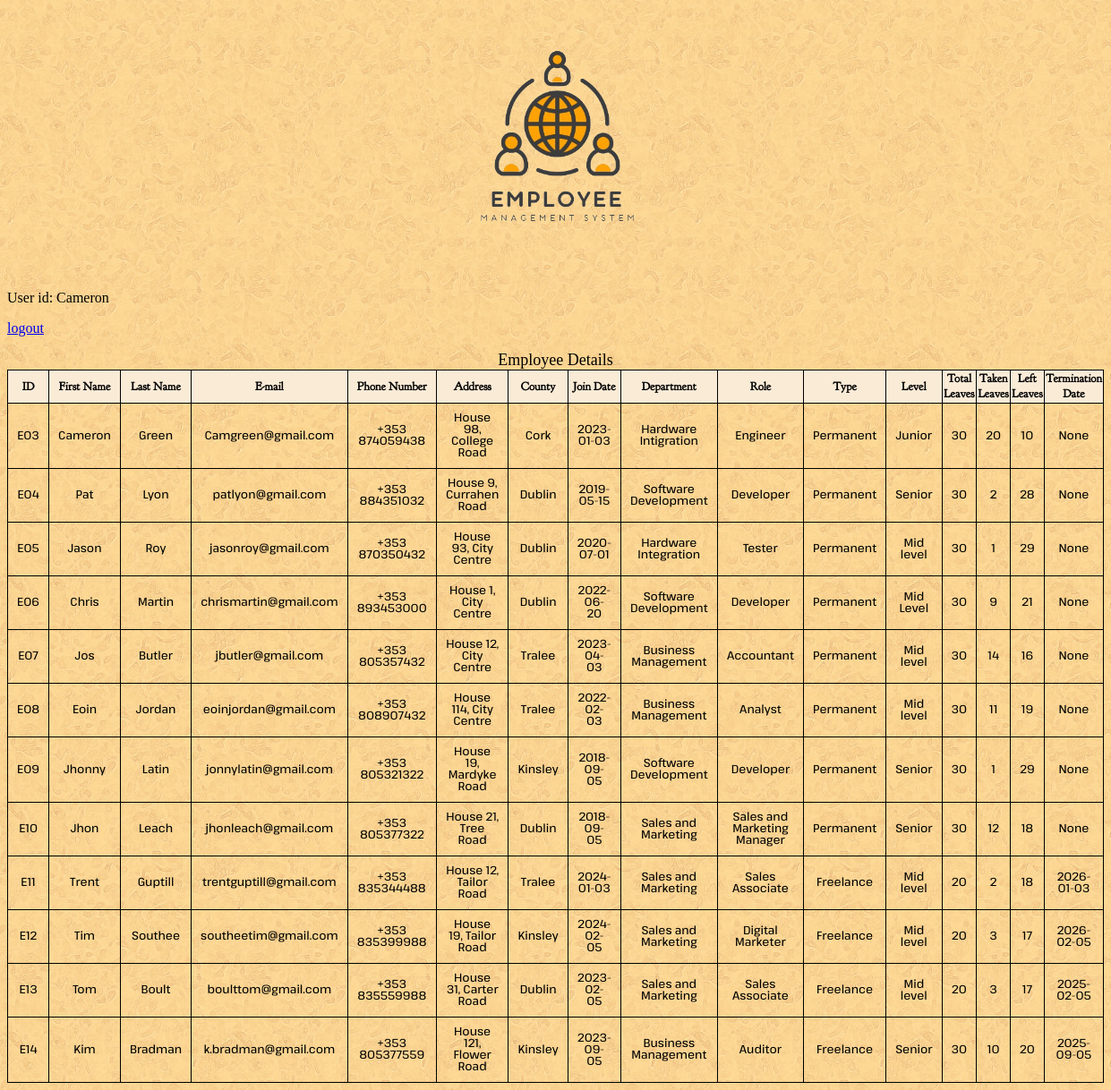
Page /showdetails (signed in) on the committed database.
### tables this page shows
CREATE TABLE details(
ID TEXT(5) PRIMARY KEY,
First_name TEXT (30),
Last_name TEXT (30),
E_mail TEXT(100),
Phone_Number TEXT (14),
Address TEXT,
County TEXT,
Join_date DATE,
Department TEXT (30),
Role TEXT (30),
Type TEXT(20),
level TEXT,
Total_leaves INT (20),
Taken_leaves INT(20),
Left_leaves INT(20),
Termination_date DATE );

### app.py (the view)
@app.route("/showdetails", methods = ["GET", "POST"])
def all_details():
    db = get_db()
    details = db.execute("""SELECT * FROM details;""").fetchall()
    return render_template("showdetails.html", caption = "Employee Details", details = details)

### app.py (called while the page is built)
@app.before_request
def load_logged_in_user():
    g.user = session.get("loginID", None)
    g.admin = session.get("ID")

### database.py (called while the page is built)
def get_db():
    if "db" not in g:
        g.db = sqlite3.connect(DATABASE,
            detect_types=sqlite3.PARSE_DECLTYPES
        )
        g.db.row_factory = sqlite3.Row
    return g.db

### templates/showdetails.html
{% extends "base.html" %}
{% block main_content %}
    <form action="" method = "POST" novalidate>
        <table id="maintable">
            <caption>{{caption}}</caption>
            <th>ID</th>
            <th>First Name</th>
            <th>Last Name</th>
            <th>E-mail</th>
            <th>Phone Number</th>
            <th>Address</th>
            <th>County</th>
            <th>Join Date</th>
            <th>Department</th>
            <th>Role</th>
            <th>Type</th>
            <th>Level</th>
            <th>Total Leaves</th>
            <th>Taken Leaves</th>
            <th>Left Leaves</th>
            <th>Termination Date</th>
            {% for detail in details %}
            <tr>
                <td id="detail">{{ detail["ID"] }}</td>
                <td id="detail">{{ detail["First_name"] }}</td>
                <td id="detail">{{ detail["Last_name"] }}</td>
                <td id="detail">{{ detail["E_mail"] }}</td>
                <td id="detail">{{ detail["Phone_Number"] }}</td>
                <td id="detail">{{ detail["Address"] }}</td>
                <td id="detail">{{ detail["County"] }}</td>
                <td id="detail">{{ detail["Join_date"] }}</td>
                <td id="detail">{{ detail["Department"] }}</td>
                <td id="detail">{{ detail["Role"] }}</td>
                <td id="detail">{{ detail["Type"] }}</td>
                <td id="detail">{{ detail["level"] }}</td>
                <td id="detail">{{ detail["Total_leaves"] }}</td>
                <td id="detail">{{ detail["Taken_leaves"] }}</td>
                <td id="detail">{{ detail["left_leaves"] }}</td>
                <td id="detail">{{ detail["Termination_date"] }}</td>
            </tr>
            {% endfor %}
        </table>
    </form>
{% endblock %}

### templates/base.html (shortened to what this page needs)
<!DOCTYPE html>
<html lang="en">
<head>
    <link rel="stylesheet" href="{{ url_for('static', filename = 'styles.css') }}">
    <img id = "Logo" src="{{ url_for('static', filename = 'logo.png') }}" alt = "Logo" />
</head>
<body>
        {% if g.admin %}
            <p>Admin id: {{ g.admin }}</p>
            <p> <a href="{{ url_for('logout') }}">logout</a> </p>
        {% elif g.user %}
            <p>User id: {{ g.user }}</p>
            <p> <a href="{{ url_for('logout') }}">logout</a> </p>
        {% endif %}
    {% block main_content %}
    {% endblock %}
</body>
</html>

### static/styles.css (style rules this page uses)
html { background-image: url(background.jpg); }
table { border-collapse: collapse; }
th,td { border: 1px solid black; font-family: Kamillo; }
th { background-color: antiquewhite; font-family: Bookletter; }
#Logo { display: flex; text-align: center; margin: auto; height: 300px; width: 300px; }
#maintable { font-size: small; }
#detail { text-align: center; padding: 10px; }
caption { font-size: large; }

### rows in the picture
details: user "Cameron", ID "E03", First_name "Cameron", Last_name "Green", E_mail "Camgreen@gmail.com", Phone_Number "+353 874059438", Address "House 98, College Road", County "Cork", Join_date "2023-01-03", Department "Hardware Intigration", Role "Engineer", Type "Permanent", level "Junior", Total_leaves "30", Taken_leaves "20", left_leaves "10", Termination_date "None"
details: ID "E04", First_name "Pat", Last_name "Lyon", E_mail "patlyon@gmail.com", Phone_Number "+353 884351032", Address "House 9, Currahen Road", County "Dublin", Join_date "2019-05-15", Department "Software Development", Role "Developer", Type "Permanent", level "Senior", Total_leaves "30", Taken_leaves "2", left_leaves "28", Termination_date "None"
details: ID "E05", First_name "Jason", Last_name "Roy", E_mail "jasonroy@gmail.com", Phone_Number "+353 870350432", Address "House 93, City Centre", County "Dublin", Join_date "2020-07-01", Department "Hardware Integration", Role "Tester", Type "Permanent", level "Mid level", Total_leaves "30", Taken_leaves "1", left_leaves "29", Termination_date "None"
details: ID "E06", First_name "Chris", Last_name "Martin", E_mail "chrismartin@gmail.com", Phone_Number "+353 893453000", Address "House 1, City Centre", County "Dublin", Join_date "2022-06-20", Department "Software Development", Role "Developer", Type "Permanent", level "Mid Level", Total_leaves "30", Taken_leaves "9", left_leaves "21", Termination_date "None"
details: ID "E07", First_name "Jos", Last_name "Butler", E_mail "jbutler@gmail.com", Phone_Number "+353 805357432", Address "House 12, City Centre", County "Tralee", Join_date "2023-04-03", Department "Business Management", Role "Accountant", Type "Permanent", level "Mid level", Total_leaves "30", Taken_leaves "14", left_leaves "16", Termination_date "None"
details: ID "E08", First_name "Eoin", Last_name "Jordan", E_mail "eoinjordan@gmail.com", Phone_Number "+353 808907432", Address "House 114, City Centre", County "Tralee", Join_date "2022-02-03", Department "Business Management", Role "Analyst", Type "Permanent", level "Mid level", Total_leaves "30", Taken_leaves "11", left_leaves "19", Termination_date "None"
details: ID "E09", First_name "Jhonny", Last_name "Latin", E_mail "jonnylatin@gmail.com", Phone_Number "+353 805321322", Address "House 19, Mardyke Road", County "Kinsley", Join_date "2018-09-05", Department "Software Development", Role "Developer", Type "Permanent", level "Senior", Total_leaves "30", Taken_leaves "1", left_leaves "29", Termination_date "None"
details: ID "E10", First_name "Jhon", Last_name "Leach", E_mail "jhonleach@gmail.com", Phone_Number "+353 805377322", Address "House 21, Tree Road", County "Dublin", Join_date "2018-09-05", Department "Sales and Marketing", Role "Sales and Marketing Manager", Type "Permanent", level "Senior", Total_leaves "30", Taken_leaves "12", left_leaves "18", Termination_date "None"
details: ID "E11", First_name "Trent", Last_name "Guptill", E_mail "trentguptill@gmail.com", Phone_Number "+353 835344488", Address "House 12, Tailor Road", County "Tralee", Join_date "2024-01-03", Department "Sales and Marketing", Role "Sales Associate", Type "Freelance", level "Mid level", Total_leaves "20", Taken_leaves "2", left_leaves "18", Termination_date "2026-01-03"
details: ID "E12", First_name "Tim", Last_name "Southee", E_mail "southeetim@gmail.com", Phone_Number "+353 835399988", Address "House 19, Tailor Road", County "Kinsley", Join_date "2024-02-05", Department "Sales and Marketing", Role "Digital Marketer", Type "Freelance", level "Mid level", Total_leaves "20", Taken_leaves "3", left_leaves "17", Termination_date "2026-02-05"
details: ID "E13", First_name "Tom", Last_name "Boult", E_mail "boulttom@gmail.com", Phone_Number "+353 835559988", Address "House 31, Carter Road", County "Dublin", Join_date "2023-02-05", Department "Sales and Marketing", Role "Sales Associate", Type "Freelance", level "Mid level", Total_leaves "20", Taken_leaves "3", left_leaves "17", Termination_date "2025-02-05"
details: ID "E14", First_name "Kim", Last_name "Bradman", E_mail "k.bradman@gmail.com", Phone_Number "+353 805377559", Address "House 121, Flower Road", County "Kinsley", Join_date "2023-09-05", Department "Business Management", Role "Auditor", Type "Freelance", level "Senior", Total_leaves "30", Taken_leaves "10", left_leaves "20", Termination_date "2025-09-05"

### other values in the picture
{{ caption }} "Employee Details"
